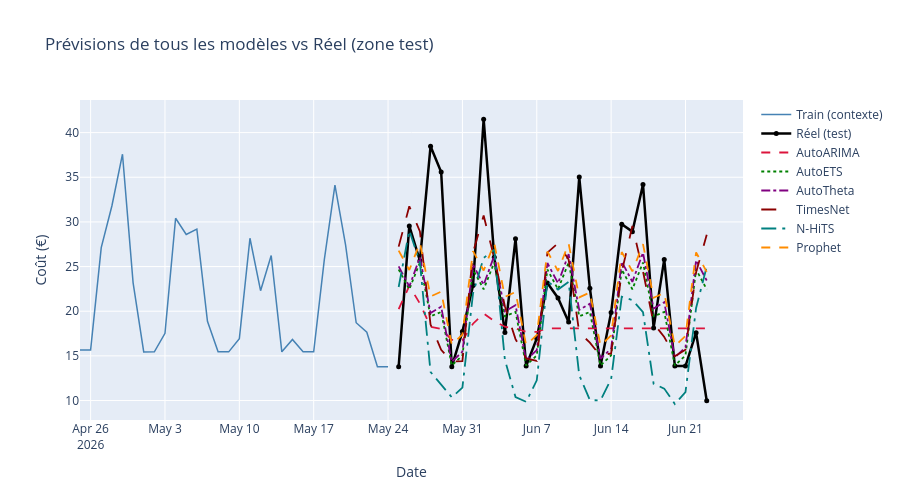

The notebook cell this image was saved under:
### Code cell
# ── Graphique comparatif des prévisions vs réel ───────────────────────────────
fig = go.Figure()

# Derniers 30 jours de train pour le contexte visuel
context = train.iloc[-30:]
fig.add_trace(go.Scatter(x=context['ds'], y=context['y'], mode='lines',
                         name='Train (contexte)', line=dict(color='steelblue', width=1.5)))
fig.add_trace(go.Scatter(x=test['ds'], y=test['y'], mode='lines+markers',
                         name='Réel (test)', line=dict(color='black', width=2.5),
                         marker=dict(size=5)))

line_styles = ['dash', 'dot', 'dashdot', 'longdash', 'longdashdot']
model_palette = {'AutoARIMA': 'crimson', 'AutoETS': 'green', 'AutoTheta': 'purple',
                 'TimesNet': 'darkred', 'N-HiTS': 'teal', 'Prophet': 'darkorange'}

for i, (mname, preds) in enumerate(forecasts_all.items()):
    fig.add_trace(go.Scatter(
        x=dates_test, y=preds, mode='lines',
        name=mname,
        line=dict(color=model_palette.get(mname, palette[i]), dash=line_styles[i % len(line_styles)], width=1.8)
    ))

fig.update_layout(
    title='Prévisions de tous les modèles vs Réel (zone test)',
    xaxis_title='Date', yaxis_title='Coût (€)',
    hovermode='x unified', height=500
)
fig.show()
